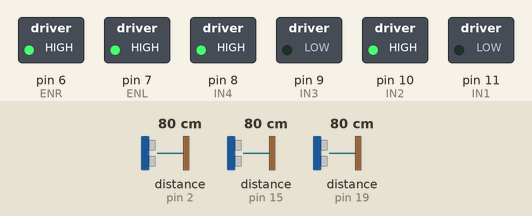
A sketch run on a simulated Arduino Uno, built with avr-gcc and run on an emulated ATmega328P. On the bench: switched loads named in the sketch (green lamp = pin HIGH). The test bench sets the inputs (shaded band); at power-on: distance to the obstacle (sensors on pin 2, pin 19, pin 15) 80 cm. The echo pulse lasts 58.3 µs per cm; what the sketch prints to the serial monitor is not drawn.

Above: at 1.2 s.
1.3 s: distance to the obstacle (sensor on pin 2) set to 35 cm
4.3 s: distance to the obstacle (sensor on pin 2) set to 120 cm
7.3 s: distance to the obstacle (sensor on pin 19) set to 2 cm
10.3 s: distance to the obstacle (sensor on pin 15) set to 38 cm
11.8 s: distance to the obstacle (sensor on pin 15) set to 33 cm
At 12.6 s:
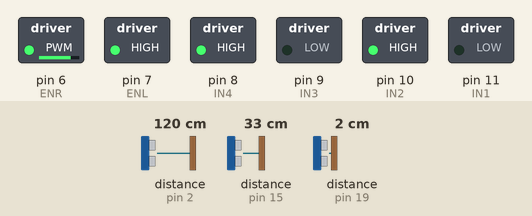
13.3 s: distance to the obstacle (sensor on pin 2) set to 29 cm
14.8 s: distance to the obstacle (sensor on pin 2) set to 22 cm
At 15.6 s:
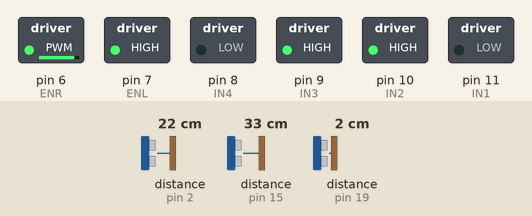
At 16.0 s:
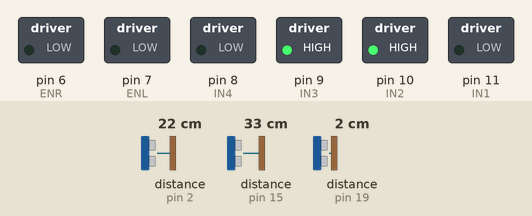
Timing chart, 0 to 18.8 s (numbered marks = the images above; inputs shaded):
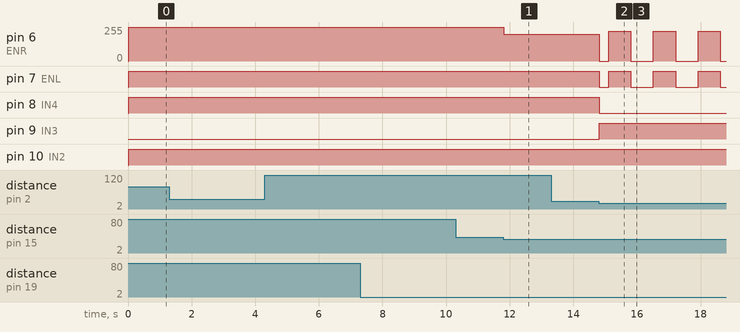

The sketch:

Midterm.ino
```cpp
#include <NewPing.h>

// 핑할 최대 거리(센티미터 단위) 정의
#define MAX_DISTANCE 150

// 벽 간격 거리(밀리미터 단위) 정의
#define WALL_GAP_DISTANCE 350
#define WALL_GAP_DISTANCE_HALF 250

// 모터 PWM 오프셋 값
#define MOTOR_PWM_OFFSET 10

// 초음파 센서 핀 정의
#define FTRIGGER_PIN 3
#define FECHO_PIN 2
#define LTRIGGER_PIN 18
#define LECHO_PIN 19
#define RTRIGGER_PIN 14
#define RECHO_PIN 15

// 초음파 센서 초기화
NewPing sonar_front(FTRIGGER_PIN, FECHO_PIN, MAX_DISTANCE);
NewPing sonar_left(LTRIGGER_PIN, LECHO_PIN, MAX_DISTANCE);
NewPing sonar_right(RTRIGGER_PIN, RECHO_PIN, MAX_DISTANCE);

// 센서 값 변수
float front_sonar = 0.0;
float left_sonar = 0.0;
float right_sonar = 0.0;

// 모터 제어 핀
#define ENR 6
#define IN1 11
#define IN2 10
#define IN3 9
#define IN4 8
#define ENL 7

// 현재 미로 상태 변수
int maze_status = 0;

void setup()
{
  // 모터 제어 핀을 출력으로 설정
  pinMode(ENR, OUTPUT);
  pinMode(IN1, OUTPUT);
  pinMode(IN2, OUTPUT);
  pinMode(IN3, OUTPUT);
  pinMode(IN4, OUTPUT);
  pinMode(ENL, OUTPUT);

  // 시리얼 통신을 115200의 속도로 초기화
  Serial.begin(115200);
}

// 모터 A(왼쪽 모터)를 제어하는 함수
void motor_A_control(int direction_a, int motor_speed_a)
{
  if(direction_a == HIGH)
  {
    digitalWrite(IN1, LOW);
    digitalWrite(IN2, HIGH);
    analogWrite(ENR, motor_speed_a);
  }
  else
  {
    digitalWrite(IN1, HIGH);
    digitalWrite(IN2, LOW);
    analogWrite(ENR, motor_speed_a);
  }
}

// 모터 B(오른쪽 모터)를 제어하는 함수
void motor_B_control(int direction_b, int motor_speed_b)
{
  if(direction_b == HIGH)
  {
    digitalWrite(IN3, LOW);
    digitalWrite(IN4, HIGH);
    analogWrite(ENL, motor_speed_b);
  }
  else
  {
    digitalWrite(IN3, HIGH);
    digitalWrite(IN4, LOW);
    analogWrite(ENL, motor_speed_b);
  }
}

// 센서 값을 기반으로 현재 미로 상태를 확인하는 함수
void check_maze_status(void)
{
  // 왼쪽, 오른쪽, 앞쪽 센서 값이 각각 특정 범위 내에 있는지 확인
  // 왼쪽과 오른쪽의 거리 값이 WALL_GAP_DISTANCE 이하이고, 앞쪽의 거리 값이 WALL_GAP_DISTANCE_HALF 이하일 경우
  if((left_sonar >= 0) && (left_sonar <= WALL_GAP_DISTANCE) && (right_sonar >= 0) && (right_sonar <= WALL_GAP_DISTANCE) && (front_sonar >= 0) && (front_sonar <= WALL_GAP_DISTANCE_HALF))
  {
    // 이 조건을 만족하면 미로 상태를 4로 설정하고 시리얼 모니터에 출력
    maze_status = 4;
    Serial.println("maze_status = 4");
  }
  // 왼쪽과 오른쪽의 거리 값이 WALL_GAP_DISTANCE 이하이고, 앞쪽의 거리 값이 WALL_GAP_DISTANCE_HALF 이상일 경우
  else if((left_sonar >= 0) && (left_sonar <= WALL_GAP_DISTANCE) && (right_sonar >= 0) && (right_sonar <= WALL_GAP_DISTANCE) && (front_sonar >= WALL_GAP_DISTANCE_HALF))
  {
    // 이 조건을 만족하면 미로 상태를 1로 설정하고 시리얼 모니터에 출력
    maze_status = 1;
    Serial.println("maze_status = 1");
  }
  // 왼쪽의 거리 값이 WALL_GAP_DISTANCE 이하이고, 앞쪽의 거리 값이 WALL_GAP_DISTANCE_HALF 이하일 경우
  else if((left_sonar >= 0) && (left_sonar <= WALL_GAP_DISTANCE) && (front_sonar >= 0) && (front_sonar <= WALL_GAP_DISTANCE_HALF))
  {
    // 이 조건을 만족하면 미로 상태를 2로 설정하고 시리얼 모니터에 출력
    maze_status = 2;
    Serial.println("maze_status = 2");
  }
  // 오른쪽의 거리 값이 WALL_GAP_DISTANCE 이하이고, 앞쪽의 거리 값이 WALL_GAP_DISTANCE_HALF 이하일 경우
  else if((right_sonar >= 0) && (right_sonar <= WALL_GAP_DISTANCE) && (front_sonar >= 0) && (front_sonar <= WALL_GAP_DISTANCE_HALF))
  {
    // 이 조건을 만족하면 미로 상태를 3로 설정하고 시리얼 모니터에 출력
    maze_status = 3;
    Serial.println("maze_status = 3");
  }
  else
  {
    // 위 조건들을 모두 만족하지 않을 경우 미로 상태를 0으로 설정하고 시리얼 모니터에 출력
    maze_status = 0;
    Serial.println("maze_status = 0");
  }
}

// 벽 충돌을 피하고 모터 속도를 조정하는 함수
void wall_collision_avoid(int base_speed)
{
  float error = 0.0;
  float Kp = 0.5; // 수정할 비례 상수
  int right_pwm = 0;
  int left_pwm = 0;

  // 오른쪽과 왼쪽 초음파 센서 읽기 값의 차이로 에러 계산
  error = (right_sonar - left_sonar);
  error = Kp * error;

  // 에러 값을 최대 및 최소 값으로 제한
  if(error >= 50) error = 50;
  if(error <= -50) error = -50;

  // 에러를 기반으로 PWM 값을 조정합니다.
  right_pwm = base_speed - error;
  left_pwm = base_speed + error;

  // PWM 값이 유효한 범위 내에 있는지 확인
  if(left_pwm <= 0) left_pwm = 0;
  if(right_pwm <= 0) right_pwm = 0;
  if(left_pwm >= 255) left_pwm = 255;
  if(right_pwm >= 196) right_pwm = 200;

  // 조정된 PWM 값으로 모터를 제어
  motor_A_control(HIGH, right_pwm); // 오른쪽 모터 전진
  motor_B_control(HIGH, left_pwm); // 왼쪽 모터 전진
}

void loop()
{
  // 센서 값을 읽고 밀리미터 단위로 변환
  front_sonar = sonar_front.ping_cm() * 10;
  left_sonar = sonar_left.ping_cm() * 10;
  right_sonar = sonar_right.ping_cm() * 10;

  // 읽기 값이 없는 경우 센서 값을 최대 거리로 설정
  if(front_sonar == 0.0) front_sonar = MAX_DISTANCE * 10;
  if(left_sonar == 0.0) left_sonar = MAX_DISTANCE * 10;
  if(right_sonar == 0.0) right_sonar = MAX_DISTANCE * 10;

  // 시리얼 모니터에 센서 값을 출력
  Serial.print("L: "); Serial.print(left_sonar); Serial.print(" ");
  Serial.print("F: "); Serial.print(front_sonar); Serial.print(" ");
  Serial.print("R: "); Serial.println(right_sonar);

  // 센서 값을 기반으로 현재 미로 상태 확인
  check_maze_status();

  // 미로 상태에 따른 동작을 수행합니다.
  if(maze_status == 4)
  {
    // 정지 후 180도 회전
    Serial.println("Rotate CCW");
    motor_A_control(HIGH, 0);
    motor_B_control(LOW, 0);
    delay(300);

    motor_A_control(HIGH, 225); // 왼쪽 모터 전진
    motor_B_control(LOW, 225); // 오른쪽 모터 후진
    delay(698);

    motor_A_control(HIGH, 0);
    motor_B_control(LOW, 0);
    delay(400);

    // 직진
    Serial.println("Go Straight");
    motor_A_control(HIGH, 255);
    motor_B_control(HIGH, 255);
  }
  else if(maze_status == 1)
  {
    // 직진하면서 충돌 회피
    Serial.println("Run straight");
    wall_collision_avoid(255);
  }
  else if(maze_status == 3)
  {
    // 정지 후 왼쪽으로 90도 회전
    Serial.println("Rotate CCW");
    motor_A_control(HIGH, 0);
    motor_B_control(LOW, 0);
    delay(300);

    motor_A_control(HIGH, 255);
    motor_B_control(LOW, 90);
    delay(415);

    motor_A_control(HIGH, 0);
    motor_B_control(LOW, 0);
    delay(300);
  }
  else if(maze_status == 2)
  {
    // 정지 후 오른쪽으로 90도 회전
    Serial.println("Rotate CCW");
    motor_A_control(HIGH, 0);
    motor_B_control(LOW, 0);
    delay(300);

    motor_A_control(LOW, 165);
    motor_B_control(HIGH, 225);
    delay(290);

    motor_A_control(HIGH, 0);
    motor_B_control(LOW, 0);
    delay(300);
  }
  else
  {
    // 직진
    Serial.println("Go Straight");
    motor_A_control(HIGH, 255);
    motor_B_control(HIGH, 255);
  }
}
```

Measured:
- the behaviour switches between 36 and 35 cm on distance to the obstacle (sensor on pin 15) (found by bisection; images 0 and 1)
- the behaviour switches between 26 and 25 cm on distance to the obstacle (sensor on pin 2) (found by bisection; images 1 and 2)
- after the input at 11.8 s, pin 6 (ENR): 255/255 → 200/255 at once
- after the input at 14.8 s, pin 6 (ENR): 200/255 → 0/255 at once, then repeats every 1.4 s: 225/255 0.70 s, 0/255 0.71 s; pin 7 (ENL): HIGH → LOW at once, then repeats every 1.4 s: HIGH 0.70 s, LOW 0.71 s; pin 8 (IN4): HIGH → LOW at once; pin 9 (IN3): LOW → HIGH at once
